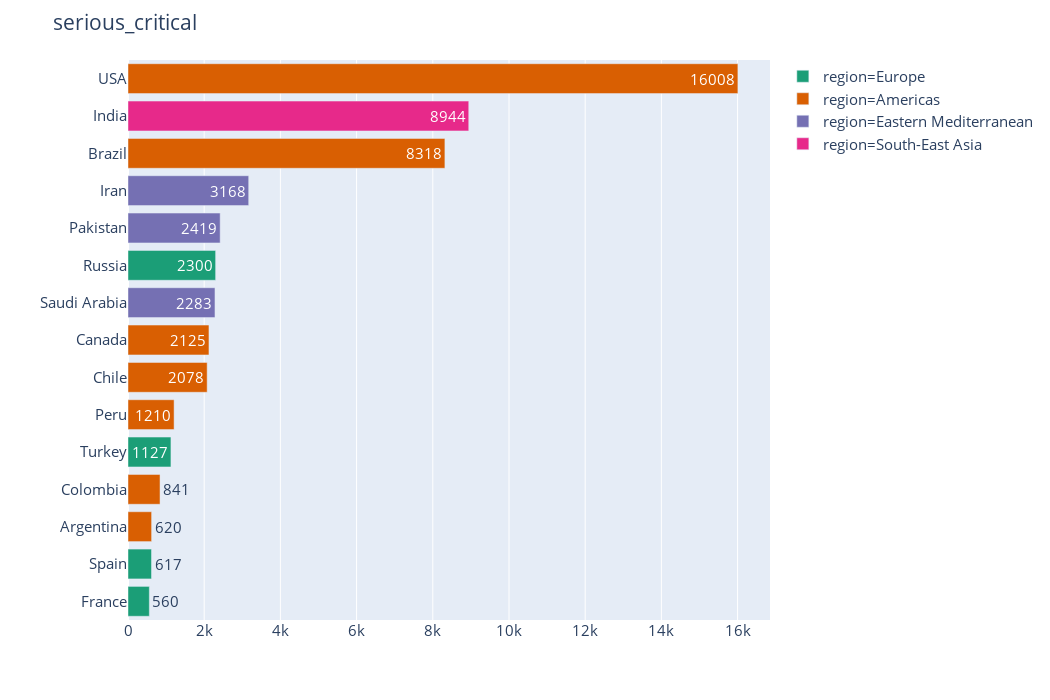

Write notebook code for a chart like this one.
### Code cell
plot_hbar(df_final, 'serious_critical', 15)

### Figure 1 — Plotly figure (JSON) as saved in the notebook; plotly's stock layout.template omitted (floating-point values rounded to 4 significant figures)
{"data": [{"alignmentgroup": "True", "hoverlabel": {"namelength": 0}, "hovertemplate": "region=Europe<br>serious_critical=%{text}<br>country=%{y}", "legendgroup": "region=Europe", "marker": {"color": "rgb(27,158,119)"}, "name": "region=Europe", "offsetgroup": "region=Europe", "orientation": "h", "showlegend": true, "text": [560, 617, 1127, 2300], "textposition": "auto", "type": "bar", "x": [560, 617, 1127, 2300], "xaxis": "x", "y": ["France", "Spain", "Turkey", "Russia"], "yaxis": "y"}, {"alignmentgroup": "True", "hoverlabel": {"namelength": 0}, "hovertemplate": "region=Americas<br>serious_critical=%{text}<br>country=%{y}", "legendgroup": "region=Americas", "marker": {"color": "rgb(217,95,2)"}, "name": "region=Americas", "offsetgroup": "region=Americas", "orientation": "h", "showlegend": true, "text": [620, 841, 1210, 2078, 2125, 8318, 16008], "textposition": "auto", "type": "bar", "x": [620, 841, 1210, 2078, 2125, 8318, 16008], "xaxis": "x", "y": ["Argentina", "Colombia", "Peru", "Chile", "Canada", "Brazil", "USA"], "yaxis": "y"}, {"alignmentgroup": "True", "hoverlabel": {"namelength": 0}, "hovertemplate": "region=Eastern Mediterranean<br>serious_critical=%{text}<br>country=%{y}", "legendgroup": "region=Eastern Mediterranean", "marker": {"color": "rgb(117,112,179)"}, "name": "region=Eastern Mediterranean", "offsetgroup": "region=Eastern Mediterranean", "orientation": "h", "showlegend": true, "text": [2283, 2419, 3168], "textposition": "auto", "type": "bar", "x": [2283, 2419, 3168], "xaxis": "x", "y": ["Saudi Arabia", "Pakistan", "Iran"], "yaxis": "y"}, {"alignmentgroup": "True", "hoverlabel": {"namelength": 0}, "hovertemplate": "region=South-East Asia<br>serious_critical=%{text}<br>country=%{y}", "legendgroup": "region=South-East Asia", "marker": {"color": "rgb(231,41,138)"}, "name": "region=South-East Asia", "offsetgroup": "region=South-East Asia", "orientation": "h", "showlegend": true, "text": [8944], "textposition": "auto", "type": "bar", "x": [8944], "xaxis": "x", "y": ["India"], "yaxis": "y"}], "layout": {"barmode": "relative", "font": {"size": 15}, "height": 700, "legend": {"tracegroupgap": 0}, "margin": {"t": 60}, "title": {"text": "serious_critical"}, "width": 1050, "xaxis": {"anchor": "y", "domain": [0, 1], "title": {"text": ""}}, "yaxis": {"anchor": "x", "categoryorder": "total ascending", "domain": [0, 1], "title": {"text": ""}}}}
